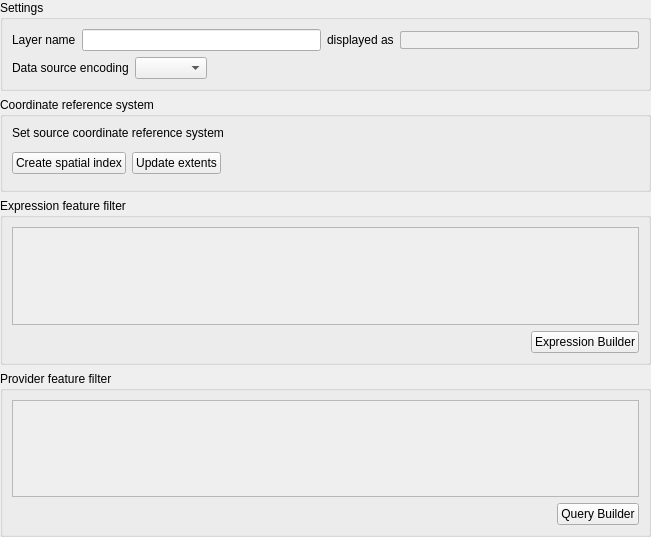
             <widget class="QWidget" name="scrollAreaWidgetContents_4">
              <property name="geometry">
               <rect>
                <x>0</x>
                <y>0</y>
                <width>651</width>
                <height>537</height>
               </rect>
              </property>
              <layout class="QVBoxLayout" name="verticalLayout_9">
               <property name="leftMargin">
                <number>0</number>
               </property>
               <property name="topMargin">
                <number>0</number>
               </property>
               <property name="rightMargin">
                <number>0</number>
               </property>
               <property name="bottomMargin">
                <number>0</number>
               </property>
               <item>
                <widget class="QgsCollapsibleGroupBox" name="groupBox_60">
                 <property name="title">
                  <string>Settings</string>
                 </property>
                 <layout class="QVBoxLayout" name="verticalLayout_260">
                  <item>
                   <layout class="QHBoxLayout" name="horizontalLayout_13">
                    <item>
                     <widget class="QLabel" name="label_6">
                      <property name="text">
                       <string>Layer name</string>
                      </property>
                     </widget>
                    </item>
                    <item>
                     <widget class="QLineEdit" name="mLayerOrigNameLineEdit"/>
                    </item>
                    <item>
                     <widget class="QLabel" name="label_2">
                      <property name="text">
                       <string>displayed as</string>
                      </property>
                     </widget>
                    </item>
                    <item>
                     <widget class="QLineEdit" name="txtDisplayName">
                      <property name="enabled">
                       <bool>true</bool>
                      </property>
                      <property name="styleSheet">
                       <string notr="true">color: #505050;
background-color: #F0F0F0;
border: 1px solid #B0B0B0;
border-radius: 2px;</string>
                      </property>
                      <property name="readOnly">
                       <bool>true</bool>
                      </property>
                     </widget>
                    </item>
                   </layout>
                  </item>
                  <item>
                   <widget class="QFrame" name="mDataSourceEncodingFrame">
                    <property name="frameShape">
                     <enum>QFrame::NoFrame</enum>
                    </property>
                    <property name="frameShadow">
                     <enum>QFrame::Raised</enum>
                    </property>
                    <layout class="QHBoxLayout" name="horizontalLayout_4">
                     <property name="leftMargin">
                      <number>0</number>
                     </property>
                     <property name="topMargin">
                      <number>0</number>
                     </property>
                     <property name="rightMargin">
                      <number>0</number>
                     </property>
                     <property name="bottomMargin">
                      <number>0</number>
                     </property>
                     <item>
                      <widget class="QLabel" name="label_3">
                       <property name="sizePolicy">
                        <sizepolicy hsizetype="Maximum" vsizetype="Preferred">
                         <horstretch>0</horstretch>
                         <verstretch>0</verstretch>
                        </sizepolicy>
                       </property>
                       <property name="text">
                        <string>Data source encoding</string>
                       </property>
                      </widget>
                     </item>
                     <item>
                      <widget class="QComboBox" name="cboProviderEncoding"/>
                     </item>
                     <item>
                      <spacer name="horizontalSpacer_2">
                       <property name="orientation">
                        <enum>Qt::Horizontal</enum>
                       </property>
                       <property name="sizeHint" stdset="0">
                        <size>
                         <width>0</width>
                         <height>20</height>
                        </size>
                       </property>
                      </spacer>
                     </item>
                    </layout>
                   </widget>
                  </item>
                 </layout>
                </widget>
               </item>
               <item>
                <widget class="QgsCollapsibleGroupBox" name="indexGroupBox_2">
                 <property name="focusPolicy">
                  <enum>Qt::StrongFocus</enum>
                 </property>
                 <property name="title">
                  <string>Coordinate reference system</string>
                 </property>
                 <property name="checkable">
                  <bool>false</bool>
                 </property>
                 <property name="syncGroup" stdset="0">
                  <string notr="true">vectorgeneral</string>
                 </property>
                 <layout class="QVBoxLayout" name="verticalLayout_28">
                  <property name="spacing">
                   <number>6</number>
                  </property>
                  <item>
                   <widget class="QLabel" name="label_5">
                    <property name="text">
                     <string>Set source coordinate reference system</string>
                    </property>
                   </widget>
                  </item>
                  <item>
                   <widget class="QgsProjectionSelectionWidget" name="mCrsSelector" native="true">
                    <property name="focusPolicy">
                     <enum>Qt::StrongFocus</enum>
                    </property>
                   </widget>
                  </item>
                  <item>
                   <layout class="QHBoxLayout" name="horizontalLayout_10">
                    <item>
                     <widget class="QPushButton" name="pbnIndex">
                      <property name="text">
                       <string>Create spatial index</string>
                      </property>
                     </widget>
                    </item>
                    <item>
                     <widget class="QPushButton" name="pbnUpdateExtents">
                      <property name="text">
                       <string>Update extents</string>
                      </property>
                     </widget>
                    </item>
                    <item>
                     <spacer name="horizontalSpacer_6">
                      <property name="orientation">
                       <enum>Qt::Horizontal</enum>
                      </property>
                      <property name="sizeHint" stdset="0">
                       <size>
                        <width>40</width>
                        <height>20</height>
                       </size>
                      </property>
                     </spacer>
                    </item>
                   </layout>
                  </item>
                  <item>
                   <widget class="Line" name="line_2">
                    <property name="orientation">
                     <enum>Qt::Vertical</enum>
                    </property>
                   </widget>
                  </item>
                 </layout>
                </widget>
               </item>
               <item>
                <widget class="QgsCollapsibleGroupBox" name="mExpressionSubsetGroupBox">
                 <property name="sizePolicy">
                  <sizepolicy hsizetype="Preferred" vsizetype="Preferred">
                   <horstretch>0</horstretch>
                   <verstretch>3</verstretch>
                  </sizepolicy>
                 </property>
                 <property name="title">
                  <string>Expression feature filter</string>
                 </property>
                 <layout class="QGridLayout" name="gridLayout_12">
                  <item row="1" column="1">
                   <widget class="QPushButton" name="pbnExpressionBuilder">
                    <property name="text">
                     <string>Expression Builder</string>
                    </property>
                   </widget>
                  </item>
                  <item row="1" column="0">
                   <spacer>
                    <property name="orientation">
                     <enum>Qt::Horizontal</enum>
                    </property>
                    <property name="sizeType">
                     <enum>QSizePolicy::Expanding</enum>
                    </property>
                    <property name="sizeHint" stdset="0">
                     <size>
                      <width>0</width>
                      <height>21</height>
                     </size>
                    </property>
                   </spacer>
                  </item>
                  <item row="0" column="0" colspan="2">
                   <widget class="QTextEdit" name="txtSubsetExpression">
                    <property name="enabled">
                     <bool>false</bool>
                    </property>
                    <property name="acceptDrops">
                     <bool>false</bool>
                    </property>
                    <property name="acceptRichText">
                     <bool>false</bool>
                    </property>
                   </widget>
                  </item>
                 </layout>
                 <zorder>txtSubsetExpression</zorder>
                 <zorder>pbnExpressionBuilder</zorder>
                </widget>
               </item>
               <item>
                <widget class="QgsCollapsibleGroupBox" name="mSubsetGroupBox">
                 <property name="sizePolicy">
                  <sizepolicy hsizetype="Preferred" vsizetype="Preferred">
                   <horstretch>0</horstretch>
                   <verstretch>3</verstretch>
                  </sizepolicy>
                 </property>
                 <property name="title">
                  <string>Provider feature filter</string>
                 </property>
                 <layout class="QGridLayout" name="gridLayout_4">
                  <item row="1" column="1">
                   <widget class="QPushButton" name="pbnQueryBuilder">
                    <property name="text">
                     <string>Query Builder</string>
                    </property>
                   </widget>
                  </item>
                  <item row="1" column="0">
                   <spacer>
                    <property name="orientation">
                     <enum>Qt::Horizontal</enum>
                    </property>
                    <property name="sizeType">
                     <enum>QSizePolicy::Expanding</enum>
                    </property>
                    <property name="sizeHint" stdset="0">
                     <size>
                      <width>0</width>
                      <height>21</height>
                     </size>
                    </property>
                   </spacer>
                  </item>
                  <item row="0" column="0" colspan="2">
                   <widget class="QTextEdit" name="txtSubsetSQL">
                    <property name="enabled">
                     <bool>false</bool>
                    </property>
                    <property name="acceptDrops">
                     <bool>false</bool>
                    </property>
                    <property name="acceptRichText">
                     <bool>false</bool>
                    </property>
                   </widget>
                  </item>
                 </layout>
                 <zorder>txtSubsetSQL</zorder>
                 <zorder>pbnQueryBuilder</zorder>
                </widget>
               </item>
              </layout>
             </widget>
